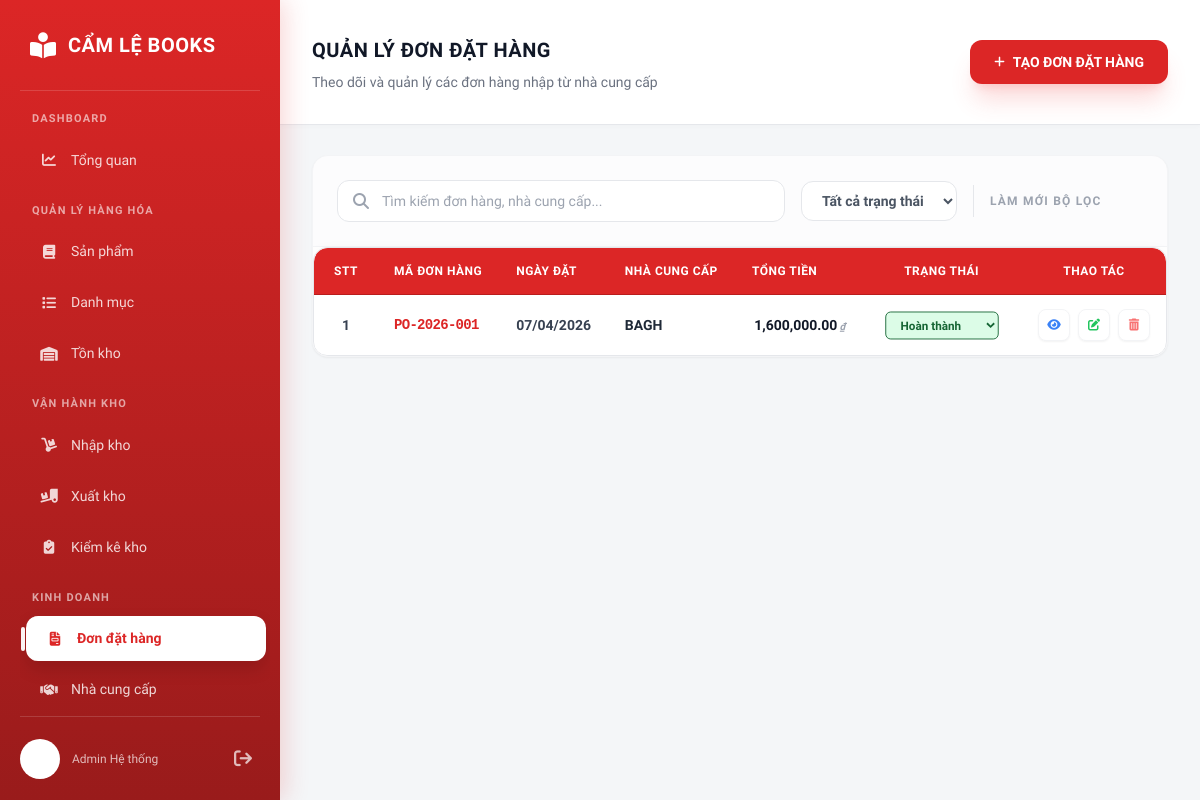
Before: /dathang/ with the older database file.
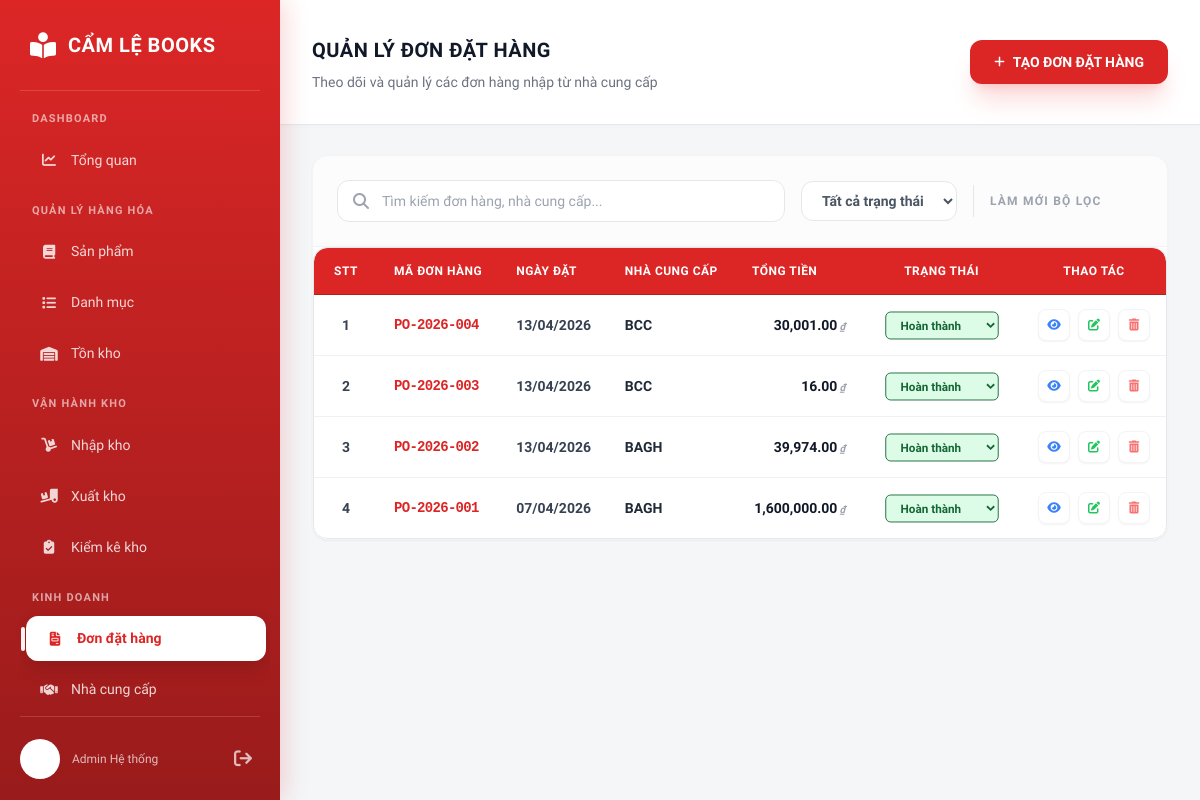
After: the same page with the newer database file.
### inventory/models.py (models this page shows, shortened)
class DonDatHang(models.Model):
    maDatHang = models.CharField(max_length=50, primary_key=True)
    ngayDatHang = models.DateTimeField(auto_now_add=True)
    nhaCungCap = models.ForeignKey(NhaCungCap, on_delete=models.CASCADE)
    trangThai = models.IntegerField()
    ghiChu = models.TextField(null=True, blank=True)
    class Meta:
        constraints = [
            models.CheckConstraint(
                check=Q(trangThai__gte=0),
                name='ddh_trangThai_gte_0'
            ),
        ]

class NhaCungCap(models.Model):
    maNCC = models.CharField(max_length=50, primary_key=True)
    tenNCC = models.CharField(max_length=255)
    soDienThoai = models.CharField(max_length=15)
    email = models.EmailField()
    diaChi = models.TextField()
    class Meta:
        constraints = [
            models.UniqueConstraint(fields=['soDienThoai'], name='ncc_unique_soDienThoai'),
            models.UniqueConstraint(fields=['email'], name='ncc_unique_email'),
        ]

### inventory/views/order_views.py (the view, shortened to what this page needs)
# urls.py: path("dathang/", dathang, name="dathang"),
def dathang(request):
    purchase_orders = DonDatHang.objects.select_related('nhaCungCap').prefetch_related('dondathang_ct_set__sanPham__danhMuc').order_by('-ngayDatHang')
    for order in purchase_orders:
        order.total_amount = sum(ct.thanhTien for ct in order.dondathang_ct_set.all())
    suppliers = NhaCungCap.objects.all()
    products = SanPham.objects.select_related('danhMuc', 'nhaCungCap').all()
    return render(request, 'inventory/orders/order_list.html', {
        'purchase_orders': purchase_orders,
        'suppliers': suppliers,
        'products': products,
    })

### inventory/templates/inventory/orders/order_list.html (shortened to what this page needs)
{% load static %}
{% load humanize %}
<!DOCTYPE html>
<html lang="vi">
<head>
    <script src="https://cdn.tailwindcss.com"></script>
    <link rel="stylesheet" href="https://cdnjs.cloudflare.com/ajax/libs/font-awesome/6.4.0/css/all.min.css">
    <link rel="stylesheet" href="{% static 'css/0.0.style.css' %}">
</head>
<body>
    <nav class="sidebar" id="sidebar-container">
        {% include 'partials/sidebar.html' %}
    </nav>
    <main class="main-content">
        <div id="orderListView" class="view-section active">
            <div class="content-header p-8 flex items-center justify-between">
                <div>
                    <h1 class="text-3xl font-black text-gray-800 tracking-tight uppercase">Quản lý Đơn đặt hàng</h1>
                    <p class="text-gray-500 text-sm mt-1 font-medium">Theo dõi và quản lý các đơn hàng nhập từ nhà cung cấp</p>
                </div>
                <button onclick="openOrderForm('create')"
                    class="bg-primary hover:bg-black text-white px-6 py-3 rounded-xl text-sm font-bold transition-all flex items-center gap-2 shadow-xl shadow-red-500/20 active:scale-95">
                    <i class="fa-solid fa-plus text-xs"></i> TẠO ĐƠN ĐẶT HÀNG
                </button>
            </div>
            <div class="content-body px-8 pb-8">
                <div class="bg-white rounded-2xl shadow-sm border border-gray-100 overflow-hidden">
                    <div class="p-6 bg-gray-50/50 border-b border-gray-100 flex gap-4 items-center">
                        <div class="relative flex-1 max-w-md">
                            <i class="fas fa-search absolute left-4 top-1/2 -translate-y-1/2 text-gray-400"></i>
                            <input type="text" id="searchInput" placeholder="Tìm kiếm đơn hàng, nhà cung cấp..." oninput="filterOrders()"
                                class="w-full pl-11 pr-4 py-2.5 rounded-xl border border-gray-200 focus:outline-none focus:ring-2 focus:ring-primary/20 focus:border-primary transition-all text-sm font-medium">
                        </div>
                        <select id="statusFilter" onchange="filterOrders()"
                            class="px-4 py-2.5 rounded-xl border border-gray-200 focus:outline-none focus:ring-2 focus:ring-primary/20 text-sm font-bold text-gray-600 bg-white">
                            <option value="all">Tất cả trạng thái</option>
                        </select>
                        <button onclick="resetFilters()" class="text-xs font-black text-gray-400 uppercase tracking-widest hover:text-primary transition-colors">Làm mới bộ lọc</button>
                    </div>
                    <div class="table-wrapper">
                        <table class="w-full text-left border-collapse" id="orderTable">
                            <thead>
                                <tr class="bg-gray-50/50 text-gray-500 border-b border-gray-100">
                                    <th class="py-4 px-6 font-black uppercase tracking-widest text-[10px] text-center w-16">STT</th>
                                    <th class="py-4 px-4 font-black uppercase tracking-widest text-[10px]">Mã đơn hàng</th>
                                    <th class="py-4 px-4 font-black uppercase tracking-widest text-[10px]">Ngày đặt</th>
                                    <th class="py-4 px-4 font-black uppercase tracking-widest text-[10px]">Nhà cung cấp</th>
                                    <th class="py-4 px-4 font-black uppercase tracking-widest text-[10px] text-right">Tổng tiền</th>
                                    <th class="py-4 px-4 font-black uppercase tracking-widest text-[10px] text-center">Trạng thái</th>
                                    <th class="py-4 px-6 font-black uppercase tracking-widest text-[10px] text-center w-32">Thao tác</th>
                                </tr>
                            </thead>
                            <tbody id="orderTableBody" class="divide-y divide-gray-50">
                                {% for order in purchase_orders %}
                                <tr class="order-row hover:bg-gray-50/50 transition-colors group"
                                    data-status="{% if order.trangThai == 0 %}Chờ xác nhận{% elif order.trangThai == 1 %}Hoàn thành{% elif order.trangThai == 2 %}Đang giao{% else %}Đã hủy{% endif %}"
                                    data-date="{{ order.ngayDatHang|date:'Y-m-d' }}">
                                    <td class="py-4 px-6 text-center text-gray-400 font-bold text-xs">{{ forloop.counter }}</td>
                                    <td class="py-4 px-4">
                                        <div class="font-black text-primary font-mono tracking-tighter">{{ order.maDatHang }}</div>
                                    </td>
                                    <td class="py-4 px-4 text-gray-600 font-bold text-sm">{{ order.ngayDatHang|date:"d/m/Y" }}</td>
                                    <td class="py-4 px-4">
                                        <div class="font-black text-gray-800 text-sm">{{ order.nhaCungCap.tenNCC }}</div>
                                    </td>
                                    <td class="py-4 px-4 text-right">
                                        <div class="font-black text-gray-900">{{ order.total_amount|intcomma }}<span class="text-[10px] ml-0.5 text-gray-400 italic">₫</span></div>
                                    </td>
                                    <td class="py-4 px-4 text-center">
                                        <select class="create-status-badge outline-none cursor-pointer
                                            {% if order.trangThai == 0 %}status-warning
                                            {% elif order.trangThai == 1 %}status-success
                                            {% elif order.trangThai == 2 %}status-info
                                            {% else %}status-danger{% endif %} border border-current scale-90"
                                            onchange="changeOrderStatus('{{ order.maDatHang }}', this.options[this.selectedIndex].text)">
                                            <option {% if order.trangThai == 1 %}selected{% endif %} class="bg-white text-green-700">Hoàn thành</option>
                                        </select>
                                    </td>
                                    <td class="py-4 px-6 text-center">
                                        <div class="flex items-center justify-center gap-2">
                                            <button onclick="openOrderDetail('{{ order.maDatHang }}')" class="w-8 h-8 flex items-center justify-center rounded-lg bg-white border border-gray-100 text-blue-500 hover:bg-blue-500 hover:text-white transition-all shadow-sm">
                                                <i class="fas fa-eye text-xs"></i>
                                            </button>
                                            <button onclick="openOrderForm('edit', '{{ order.maDatHang }}')" class="w-8 h-8 flex items-center justify-center rounded-lg bg-white border border-gray-100 text-green-500 hover:bg-green-500 hover:text-white transition-all shadow-sm">
                                                <i class="fas fa-edit text-xs"></i>
                                            </button>
                                            <button onclick="deleteOrder('{{ order.maDatHang }}')" class="w-8 h-8 flex items-center justify-center rounded-lg bg-white border border-gray-100 text-red-400 hover:bg-primary hover:text-white transition-all shadow-sm">
                                                <i class="fas fa-trash-alt text-xs"></i>
                                            </button>
                                        </div>
                                    </td>
                                </tr>
                                {% endfor %}
                            </tbody>
                        </table>
                    </div>
                </div>
            </div>
        </div>
    </main>
</body>
</html>

### templates/partials/sidebar.html (shortened to what this page needs)
<div class="brand">
    <i class="fa-solid fa-book-open-reader"></i>
    <div class="brand-text">CẨM LỆ BOOKS</div>
</div>
<div class="menu-scroll">
    <div class="menu-group">
        <div class="menu-title">Dashboard</div>
        <a href="{% url 'inventory:tongquan' %}"
           class="menu-link {% if request.resolver_match.url_name == 'tongquan' %}active{% endif %}">
            <i class="fa-solid fa-chart-line"></i> Tổng quan
        </a>
    </div>
    <div class="menu-group">
        <div class="menu-title">Quản lý Hàng Hóa</div>
        <a href="{% url 'inventory:sanpham' %}"
           class="menu-link {% if request.resolver_match.url_name == 'sanpham' %}active{% endif %}">
            <i class="fa-solid fa-book"></i> Sản phẩm
        </a>
        <a href="{% url 'inventory:danhmuc' %}"
           class="menu-link {% if request.resolver_match.url_name == 'danhmuc' %}active{% endif %}">
            <i class="fa-solid fa-list"></i> Danh mục
        </a>
        <a href="{% url 'inventory:tonkho' %}"
           class="menu-link {% if request.resolver_match.url_name == 'tonkho' %}active{% endif %}">
            <i class="fa-solid fa-warehouse"></i> Tồn kho
        </a>
    </div>
    <div class="menu-group">
        <div class="menu-title">Vận Hành Kho</div>
        <a href="{% url 'inventory:nhapkho' %}"
           class="menu-link {% if request.resolver_match.url_name == 'nhapkho' %}active{% endif %}">
            <i class="fa-solid fa-dolly"></i> Nhập kho
        </a>
        <a href="{% url 'inventory:xuatkho' %}"
           class="menu-link {% if request.resolver_match.url_name == 'xuatkho' %}active{% endif %}">
            <i class="fa-solid fa-truck-ramp-box"></i> Xuất kho
        </a>
        <a href="{% url 'inventory:kiemke' %}"
           class="menu-link {% if request.resolver_match.url_name == 'kiemke' %}active{% endif %}">
            <i class="fa-solid fa-clipboard-check"></i> Kiểm kê kho
        </a>
    </div>
    <div class="menu-group">
        <div class="menu-title">Kinh doanh</div>
        <a href="{% url 'inventory:dathang' %}"
           class="menu-link {% if request.resolver_match.url_name == 'dathang' %}active{% endif %}">
            <i class="fa-solid fa-file-invoice"></i> Đơn đặt hàng
        </a>
        <a href="{% url 'inventory:ncc' %}"
           class="menu-link {% if request.resolver_match.url_name == 'ncc' %}active{% endif %}">
            <i class="fa-solid fa-handshake"></i> Nhà cung cấp
        </a>
    </div>
</div>
<div class="user-footer">
    <div class="user-info-wrap">
        <div class="avatar">{{ user.username|slice:":2"|upper }}</div>
        <div>
            <div style="font-size: 12px; opacity: 0.7;">Admin Hệ thống</div>
        </div>
    </div>
    <a href="{% url 'inventory:login' %}" class="logout-btn" title="Đăng xuất khỏi hệ thống">
        <i class="fa-solid fa-arrow-right-from-bracket"></i>
    </a>
</div>

### inventory/templates/inventory/orders/order_list.html (style rules this page uses)
.main-content { background-color: #F4F6F8; min-height: 100vh; }
.table-wrapper { overflow-x: auto; }
.view-section { display: none; }
.view-section.active { display: block; animation: fadeIn 0.3s ease-out; }
.create-status-badge { display: inline-flex; align-items: center; padding: 6px 12px; border-radius: 6px; font-weight: 700; font-size: 13px; }
.status-success { background: #dcfce7; color: #166534; border: 1px solid #bbf7d0; }
input, select, button, textarea { font-family: 'Plus Jakarta Sans', sans-serif !important; }

Changed rows visible on the page:
added DonDatHang: maDatHang "PO-2026-004", ngayDatHang "13/04/2026", nhaCungCap.tenNCC "BCC", total_amount "30,001.00", trangThai+maDatHang "Hoàn thành"
added DonDatHang: maDatHang "PO-2026-003", ngayDatHang "13/04/2026", nhaCungCap.tenNCC "BCC", total_amount "16.00", trangThai+maDatHang "Hoàn thành"
added DonDatHang: maDatHang "PO-2026-002", ngayDatHang "13/04/2026", nhaCungCap.tenNCC "BAGH", total_amount "39,974.00", trangThai+maDatHang "Hoàn thành"
